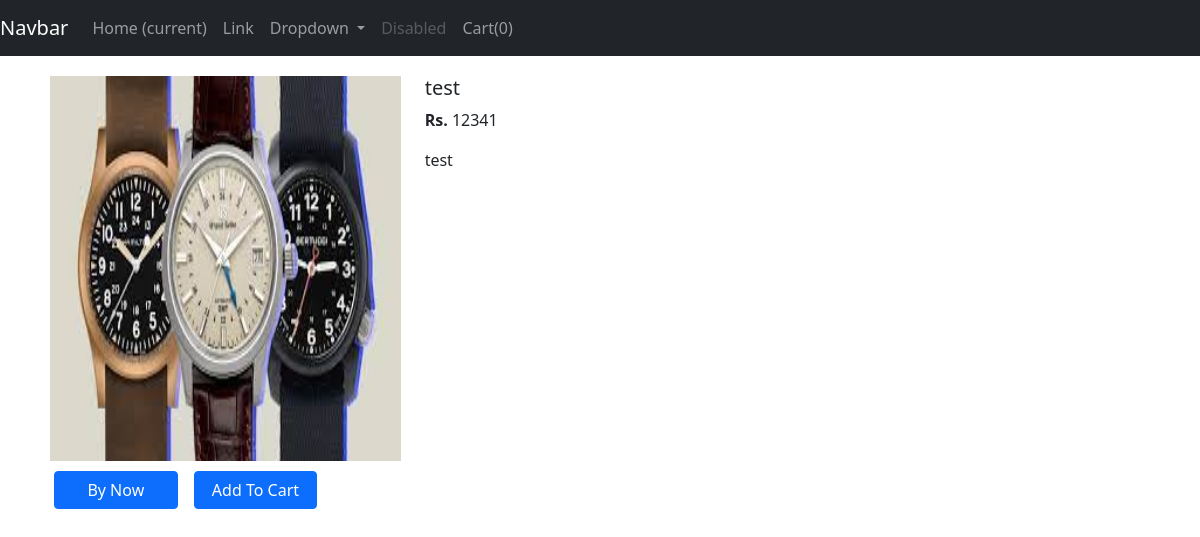
Page /shop/products/20 on the earlier database version.
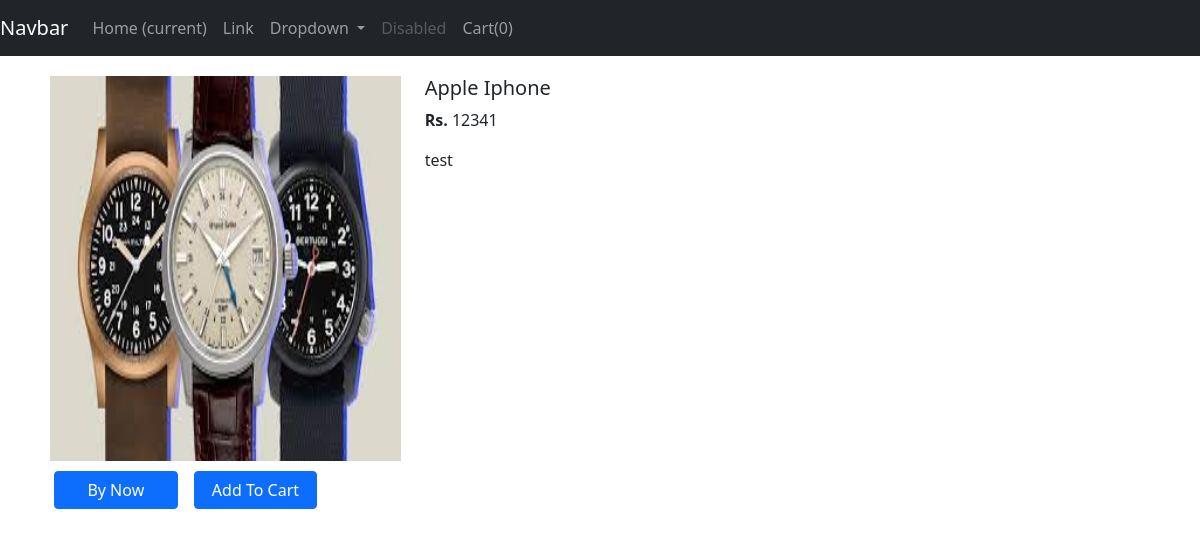
Same page on the later database version.
### shop/models.py (models this page shows)
class Product(models.Model):
    product_id = models.AutoField
    product_name = models.CharField(max_length =50)
    category = models.CharField(max_length=50,default= "")
    sub_category = models.CharField(max_length=50,default="")
    price = models.IntegerField(default=0)
    desc = models.CharField(max_length=300)
    pub_date = models.DateField()
    image = models.ImageField(upload_to ="shop/images",default="")
    def __str__(self):
        return self.product_name

### shop/views.py (the view)
# urls.py: path('products/<int:id>', views.productView,name='ProductView'),
def productView(request,id):
    product = Product.objects.filter(id=id)
    print(product)
    return render(request,'shop/productView.html',{'product':product[0]})

### shop/templates/shop/productView.html (shortened to what this page needs)
{%extends 'shop/basic.html'%}
{% block body %}
  <div class="container" style="padding: 20px;">
        <div class="row">
            <div class="col-md-4">
                <div class="row">
                   <img src="/{{product.image}}" width="233" height="385">
                </div>
                <div class="row" style="margin-top:10px;align-items: center;">
                    <button type="button" class="btn btn-primary mx-3 " style="width: 33%;">By Now</button>
                    <button type="button" id="pr{{i.id}}" class="btn btn-primary" style="width: 33%;">Add To Cart</button>
                </div>
            </div>
            <div class="col-md-8">
                <h5>{{product.product_name}}</h5>
                <p><b>Rs. </b>{{product.price}}</p>
                <p>{{product.desc}}</p>
            </div>
        </div>
    </div>
{% endblock %}

Differences in the rows shown:
changed Product "test": product_name "test" → "Apple Iphone"
